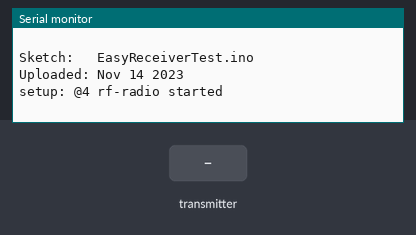
The sketch below on a simulated Arduino Uno, built with avr-gcc and run on an emulated ATmega328P. On the bench: the last lines printed to the serial monitor. The inputs (shaded band) are chosen by the test bench. No radio packets arrive unless stated.

Above: at 1.4 s.
1.5 s: the transmitter starts sending devType = 0
At 1.57 s:
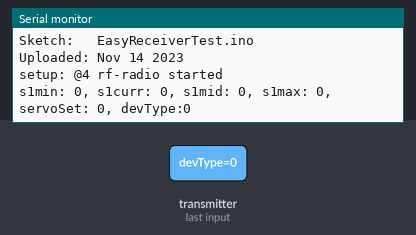
3.4 s: the transmitter starts sending servoSet = 45
At 3.6 s:
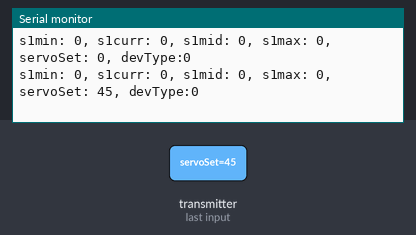
6.4 s: the transmitter starts sending s1min = 64
At 6.55 s:
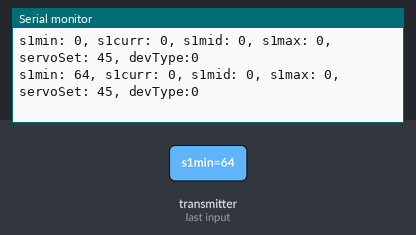
9.4 s: the transmitter starts sending s1mid = 64
At 9.55 s:
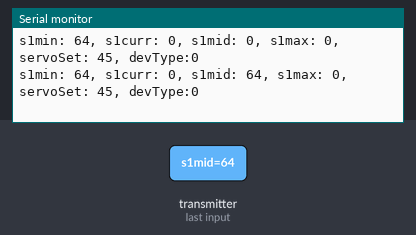
12.4 s: the transmitter starts sending s1curr = 64
At 12.59 s:
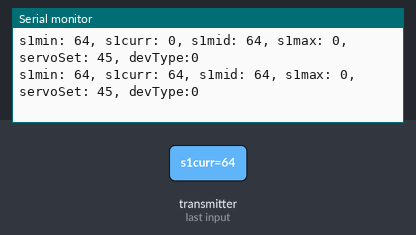
15.4 s: the transmitter starts sending s1max = 64
At 15.6 s:
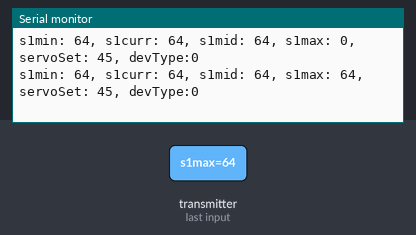

The sketch:

EasyReceiverTest.ino
```cpp
/*
* Arduino Wireless Communication Tutorial
*       Example 1 - Receiver Code
*
* by Dejan Nedelkovski, www.HowToMechatronics.com
* https://howtomechatronics.com/tutorials/arduino/arduino-wireless-communication-nrf24l01-tutorial/
* Library: TMRh20/RF24, https://github.com/tmrh20/RF24/
*/

#include <SPI.h>
#include <nRF24L01.h>
#include <RF24.h>
#include "TxRx_dataStructures.h"


RX_DATA_STRUCTURE mydata;

RF24 radio(10, 9); // CE, CSN

//const byte address[6] = "00001";
const uint64_t my_radio_pipe = 0x0022;

void setup() {
  Serial.begin(9600);
  delay(200);

  Serial.println(" ");
  Serial.print("Sketch:   ");   Serial.println(__FILE__);
  Serial.print("Uploaded: ");   Serial.println(__DATE__);

  radio.begin();
  //radio.setAutoAck(true);
  radio.openReadingPipe(1, my_radio_pipe);
  radio.setPALevel(RF24_PA_MIN);
  radio.startListening();
  Serial.println("setup: @4 rf-radio started");
}

void loop() {
  if (radio.available()) {
    char text[32] = "";
    //radio.read(&text, sizeof(text));
    radio.read(&mydata, sizeof(RX_DATA_STRUCTURE));
    //Serial.println(text);
    Serial.println("s1min: "+String(mydata.s1min)+", s1curr: "+String(mydata.s1curr)+", s1mid: "+String(mydata.s1mid)+", s1max: "+String(mydata.s1max)+", servoSet: "+String(mydata.servoSet)+", devType:"+String(mydata.devType));
  }
}
```

TxRx_dataStructures.h
```cpp
struct RX_DATA_STRUCTURE{
  //put your variable definitions here for the data you want to send
  //THIS MUST BE EXACTLY THE SAME ON THE OTHER ARDUINO

    int16_t devType; // mode:  0 = fourSticksController (8 chanels) ,   1 = ServoConfigurator (16 chanels) , 2 = MinMaxServoConfig (min max for 2 chanels)

    byte servoSet;

    byte s1min;
    byte s1mid;
    byte s1curr;
    byte s1max;

    byte fireBtn1;

    byte switchPos;

    //byte flags;

};

struct RX_SERIAL_DATA_STRUCTURE{
 int16_t mode; // mode:  0 = fourSticksController (8 chanels) ,   1 = ServoConfigurator (16 chanels) , 2 = MinMaxServoConfig (min max for 2 chanels)

    byte s00;
    byte s01;
    byte s02;
    byte s03;
    byte s04;
    byte s05;
    byte s06;
    byte s07;
    byte s08;
    byte s09;
    byte s10;
    byte s11;
    byte s12;
    byte s13;
    byte s14;
    byte s15;

    byte x00;
    byte x01;
    byte x02;
    byte x03;
    byte x04;
    byte x05;
    byte x06;
    byte x07;
    byte x08;
    byte x09;
    byte x10;
    byte x11;
    byte x12;
    byte x13;
    byte x14;
    byte x15;

    byte flags;
};

struct TX_DATA_STRUCTURE{
  //put your variable definitions here for the data you want to receive
  //THIS MUST BE EXACTLY THE SAME ON THE OTHER ARDUINO
  int16_t mode;
  int16_t count;
};
```

Measured:
- after the input at 1.5 s, the serial monitor: prints a new line at once (image 1)
- after the input at 3.4 s, the serial monitor: prints a new line after 0.13 s (image 2)
- after the input at 6.4 s, the serial monitor: prints a new line after 0.08 s (image 3)
- after the input at 9.4 s, the serial monitor: prints a new line after 0.08 s (image 4)
- after the input at 12.4 s, the serial monitor: prints a new line after 0.12 s (image 5)
- after the input at 15.4 s, the serial monitor: prints a new line after 0.14 s (image 6)
